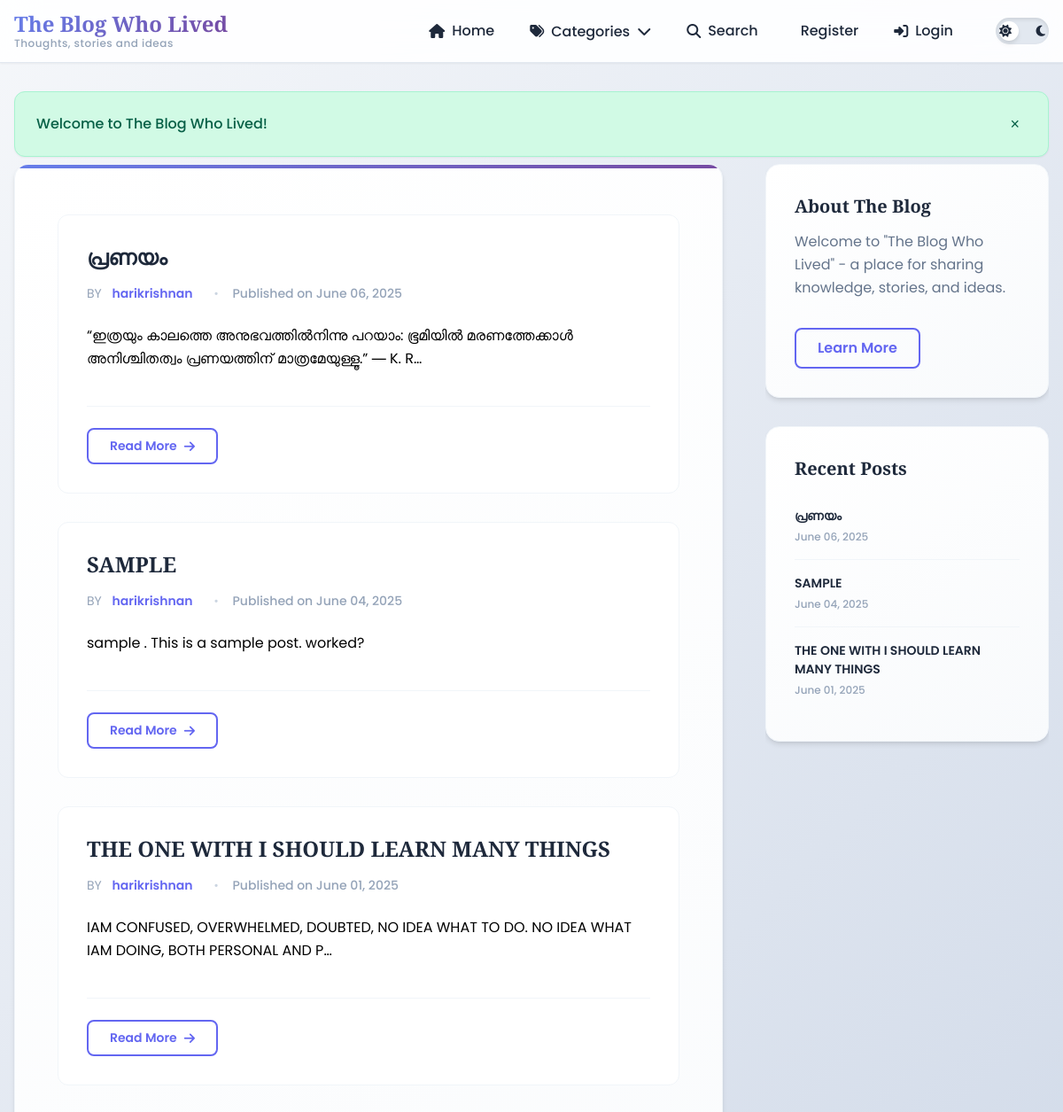
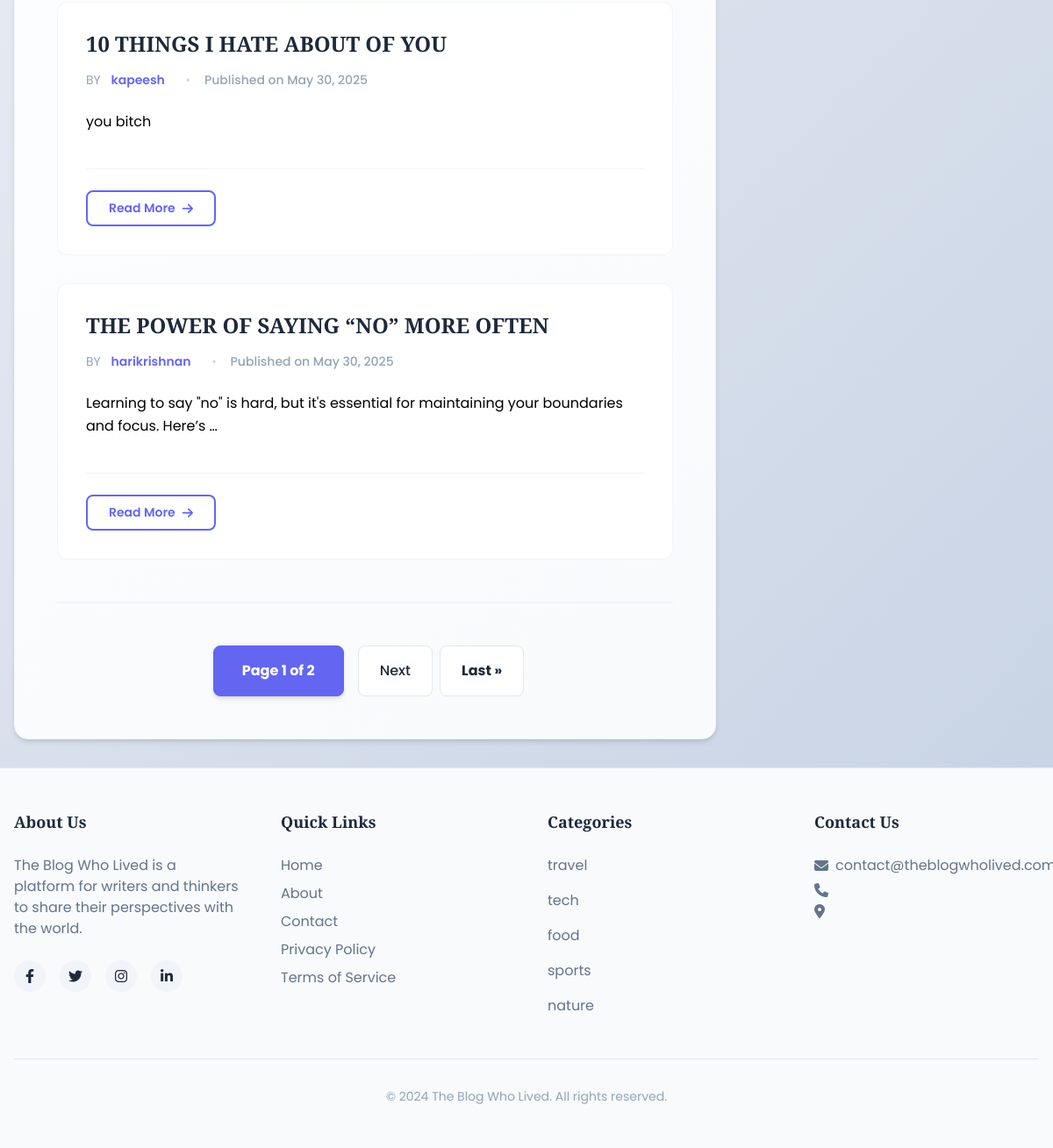
The page / on the database its author committed (2 pictures, top to bottom).
### blog/models.py (models this page shows, shortened)
class Post(models.Model):
    title = models.CharField(max_length=200)
    content = models.TextField()
    date_posted = models.DateTimeField(default=timezone.now)
    author = models.ForeignKey(User, on_delete=models.CASCADE)
    categories = models.ManyToManyField(Category)

class Category(models.Model):
    name = models.CharField(max_length=100, unique=True)

### blog/views.py (the view)
# urls.py: path('', views.home, name='home'),
def home(request):
    posts_list = Post.objects.all().order_by('-date_posted')
    recent_post = posts_list[:3]
    paginator = Paginator(posts_list, 5)
    page_number = request.GET.get('page')
    page_obj = paginator.get_page(page_number)
    context = {
        'page_obj' : page_obj,
        'recent_posts' : recent_post
    }
    return render(request, 'blog/home.html', context)

### blog/context_processor.py (called while the page is built)
def categories(request):
    return {
        'categories': Category.objects.all()
    }

### blog/templates/blog/home.html (shortened to what this page needs)
{% extends 'blog/base.html' %}
{% block content %}
{% for post in page_obj %}
<article class="home-post mb-4 shadow-sm p-1 bg-light rounded-4 border">
    <div class="post-header">
        <h2 class="post-title">
            <a href="{% url 'post-detail' post.id %}" class="post-title-link" style="text-decoration: none;">{{post.title|upper}}</a>
        </h2>
        <div class="post-meta">
            <span>BY <a href="{% url 'user-posts' post.author.username%}" class="author-link"
                style="text-decoration: none;">{{post.author}}</a></span>
            <span class="separator">•</span>
            <span class="post-date">Published on {{post.date_posted|date:"F d, Y"}}</span>
        </div>
    </div>
    <div class="post-content">
        <p>{{post.content|truncatechars:100}}</p>
    </div>
    <div class="post-footer">
        <a href="{% url 'post-detail' post.id %}" class="read-more-btn" style="z-index: 999 !important; position: relative;">
             Read More
            <i class="fas fa-arrow-right"></i>
        </a>
    </div>
</article>
{% endfor %}
<div class="pagination">
    <div class="pagination-content">
        <span class="pagination-current">Page {{ page_obj.number }} of {{ page_obj.paginator.num_pages}}</span>
        {% if page_obj.has_next %}
        <a href="?page={{ page_obj.next_page_number }}" class="pagination-link pagination-next">Next</a>
        <a href="?page={{ page_obj.paginator.num_pages }}" class="pagination-link pagination-last">Last &raquo;</a>
        {% endif %}
    </div>
</div>
{% endblock %}

### blog/templates/blog/base.html (shortened to what this page needs)
<!DOCTYPE html>
<html lang="en">
<head>
    <link rel="stylesheet" href="https://cdnjs.cloudflare.com/ajax/libs/font-awesome/6.4.0/css/all.min.css">
    <link rel="stylesheet" href="/static/blog/main.css">
</head>
<body>
    <header class="main-header">
        <div class="header-container">
            <div class="logo-container">
                <a href="/" class="logo-link">
                    <h1 class="logo">The Blog Who Lived</h1>
                    <p class="tagline">Thoughts, stories and ideas</p>
                </a>
            </div>
            <nav class="main-nav" aria-label="Main navigation">
                <ul class="nav-list">
                {% if user.is_authenticated %}
                    <li><a href="{% url 'home' %}" class="nav-link"><i class="fas fa-home"></i> <span>Home</span></a></li>
                    <li><a href="{% url 'profile' %}" class="nav-link"><i class="fas fa-user"></i> <span>Profile</span></a></li>
                    <li><a href="{% url 'post-create' %}" class="nav-link"><i class="fas fa-plus"></i> <span>New Post</span></a></li>
                    <li class="dropdown">
                        <button class="dropdown-btn" aria-expanded="false">
                            <i class="fas fa-tags"></i> <span>Categories</span> <i class="fas fa-chevron-down"></i>
                        </button>
                        <ul class="dropdown-content" aria-label="Categories submenu">
                            {% for category in categories %}
                                <li><a href="{% url 'category-posts' category.name %}" class="dropdown-link">{{category.name}}</a></li>
                            {% endfor %}
                        </ul>
                    </li>
                    <li><a href="{% url 'search' %}" class="nav-link"><i class="fas fa-search"></i> <span>Search</span></a></li>
                    <li><a href="{% url 'logout' %}" class="nav-link"><i class="fas fa-sign-out-alt"></i> <span>Logout</span></a></li>
                {% else %}
                    <li><a href="{% url 'home' %}" class="nav-link"><i class="fas fa-home"></i> <span>Home</span></a></li>
                    <li class="dropdown">
                        <button class="dropdown-btn" aria-expanded="false">
                            <i class="fas fa-tags"></i> <span>Categories</span> <i class="fas fa-chevron-down"></i>
                        </button>
                    </li>
                    <li><a href="{% url 'search' %}" class="nav-link"><i class="fas fa-search"></i> <span>Search</span></a></li>
                    <li><a href="{% url 'register' %}" class="nav-link"> <span>Register</span></a></li>
                    <li><a href="{% url 'login' %}" class="nav-link"><i class="fas fa-sign-in-alt"></i> <span>Login</span></a></li>
                {% endif %}
                </ul>
                <div class="theme-toggle">
                    <label for="dark-mode-toggle" class="toggle-label">
                        <i class="fas fa-sun"></i>
                        <i class="fas fa-moon"></i>
                        <span class="toggle-ball"></span>
                    </label>
                </div>
            </nav>
        </div>
    </header>
    <main id="main-content" class="main-content">
        {% if user.is_authenticated %}
        <div class="messages-container" style="max-width: 1200px; margin: 0 auto; padding: 0 1rem;">
            <div class="alert alert-success">
                {{user.username}}, Welcome to The Blog Who Lived!
                <button class="close-alert" aria-label="Close message">&times;</button>
            </div>
        </div>
        {% else %}
        <div class="messages-container" style="max-width: 1200px; margin: 0 auto; padding: 0 1rem;">
            <div class="alert alert-success">
                Welcome to The Blog Who Lived!
                <button class="close-alert" aria-label="Close message">&times;</button>
            </div>
        </div>
        {% endif %}
        <div class="container">
            <div class="grid-layout">
                <div class="primary-content">
                    <div style="margin-top: .5rem;">
                        {% block content %}
                        {% endblock %}
                    </div>
                </div>
                <aside class="sidebar" aria-label="Sidebar" style="order: 2;">
                    <section class="sidebar-card about-card">
                        <h2 class="card-title">About The Blog</h2>
                        <div class="card-content">
                            <p>Welcome to "The Blog Who Lived" - a place for sharing knowledge, stories, and ideas.</p>
                            <a href="{% url 'about' %}" class="btn btn-outline" style="margin-top:1rem;">Learn More</a>
                        </div>
                    </section>
                    <section class="sidebar-card" style="">
                        <h2 class="card-title">Recent Posts</h2>
                        <ul class="recent-posts">
                            {% for post in recent_posts %}
                            <li>
                                <a href="{% url 'post-detail' post.id %}" class="post-link">
                                    <span class="post-title">{{ post.title|upper }}</span>
                                    <span class="post-date">{{post.date_posted|date:"F d, Y"}}</span>
                                </a>
                            </li>
                            {% endfor %}
                        </ul>
                    </section>
                </aside>
            </div>
        </div>
    </main>
    <footer class="main-footer">
        <div class="footer-container">
            <div class="footer-grid">
                <div class="footer-section">
                    <h3 class="footer-title">About Us</h3>
                    <p>The Blog Who Lived is a platform for writers and thinkers to share their perspectives with the world.</p>
                    <div class="social-links">
                        <a href="#" aria-label="Facebook"><i class="fab fa-facebook-f"></i></a>
                        <a href="#" aria-label="Twitter"><i class="fab fa-twitter"></i></a>
                        <a href="#" aria-label="Instagram"><i class="fab fa-instagram"></i></a>
                        <a href="#" aria-label="LinkedIn"><i class="fab fa-linkedin-in"></i></a>
                    </div>
                </div>
                <div class="footer-section">
                    <h3 class="footer-title">Quick Links</h3>
                    <ul class="footer-links">
                        <li><a href="{% url 'home' %}">Home</a></li>
                        <li><a href="{% url 'about' %}">About</a></li>
                        <li><a href="#">Contact</a></li>
                        <li><a href="#">Privacy Policy</a></li>
                        <li><a href="#">Terms of Service</a></li>
                    </ul>
                </div>
                <div class="footer-section">
                    <h3 class="footer-title">Categories</h3>
                    {% for category in categories|slice:":5" %}
                    <ul class="footer-links">
                        <li><a href="{% url 'category-posts' category.name%}">{{ category.name }}</a></li>
                    </ul>
                    {% endfor %}
                </div>
                <div class="footer-section">
                    <h3 class="footer-title">Contact Us</h3>
                    <address>
                        <p><i class="fas fa-envelope"></i> contact@theblogwholived.com</p>
                        <p><i class="fas fa-phone"></i> </p>
                        <p><i class="fas fa-map-marker-alt"></i></p>
                    </address>
                </div>
            </div>
            <div class="copyright">
                <p>&copy; 2024 The Blog Who Lived. All rights reserved.</p>
            </div>
        </div>
    </footer>
</body>
</html>

### rows shown on the page
Post: title "പ്രണയം", author "harikrishnan", date_posted "June 06, 2025", content "“ഇത്രയും കാലത്തെ അനുഭവത്തിൽനിന്നു പറയാം: ഭൂമിയിൽ മരണത്തേക്കാൾ അനിശ്ചിതത്വം പ്രണയത്തിന് മാത്രമേയുള്ളൂ.” ― K. R…"
Post: title "SAMPLE", author "harikrishnan", date_posted "June 04, 2025", content "sample . This is a sample post. worked?"
Post: title "THE ONE WITH I SHOULD LEARN MANY THINGS", author "harikrishnan", date_posted "June 01, 2025", content "IAM CONFUSED, OVERWHELMED, DOUBTED, NO IDEA WHAT TO DO. NO IDEA WHAT IAM DOING, BOTH PERSONAL AND P…"
Post: title "10 THINGS I HATE ABOUT OF YOU", author "kapeesh", date_posted "May 30, 2025", content "you bitch"
Post: title "THE POWER OF SAYING “NO” MORE OFTEN", author "harikrishnan", date_posted "May 30, 2025", content "Learning to say \"no\" is hard, but it's essential for maintaining your boundaries and focus. Here’s …"
Category: name "travel"
Category: name "tech"
Category: name "food"
Category: name "sports"
Category: name "nature"

### other values the page prints
{{ page_obj.number }} "1"
{{ page_obj.paginator.num_pages }} "2"
